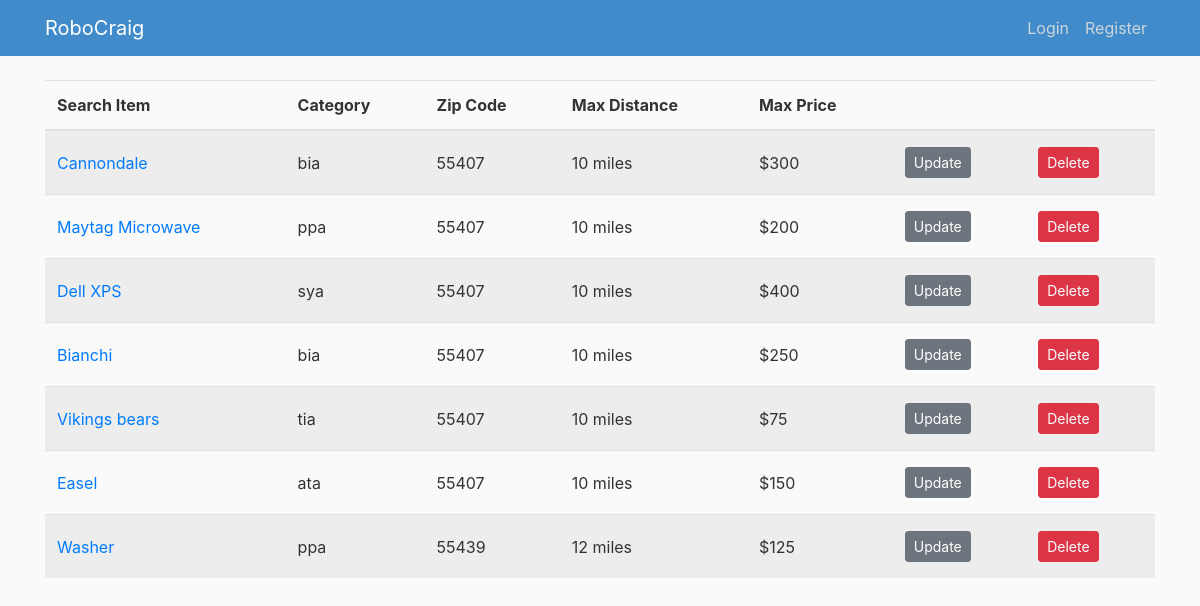
Page /home on the earlier database version.
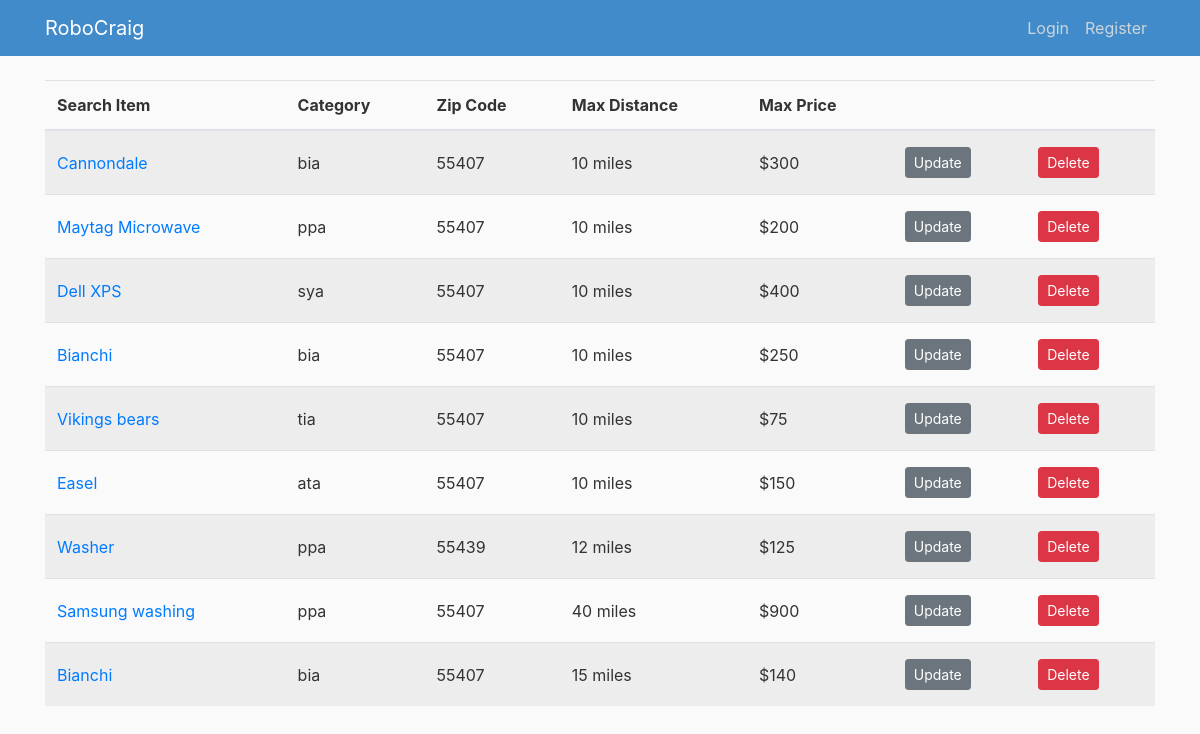
Same page on the later database version.
### RoboCraig/models.py (models this page shows, shortened)
class Searcher (db.Model):
    id = db.Column(db.Integer, primary_key=True)
    category = db.Column(db.String(20), nullable=False)
    search_term = db.Column(db.String(50), nullable=False)
    zip_code = db.Column(db.String(10), nullable=False)  #Might need this to be int, or validate to 5 digits
    max_distance = db.Column(db.String(10), nullable=False)
    max_price = db.Column(db.String(10), nullable=False)
    user_id = db.Column(db.Integer, db.ForeignKey('user.id'), nullable=False)       #This is making a reference to the user_id in the users table

### RoboCraig/routes.py (the view)
@app.route("/home")         #This route displays all saved searches from all users.  It is currently active, but will become inactive for the live project
def home_search():
    searches = Searcher.query.all()         #Does a query for all Searcher objects
    return render_template('home.html', searches=searches)

### RoboCraig/templates/home.html
{% extends "layout.html" %}
{% block content %}
        <table class="table table-striped">
            <thead>
                <tr>
                    <th scope="col">Search Item</th>
                    <th scope="col">Category</th>
                    <th scope="col">Zip Code</th>
                    <th scope="col">Max Distance</th>
                    <th scope="col">Max Price</th>
                    <th scope="col"></th>
                    <th scope="col"></th>
                </tr>
            </thead>
            <tbody>
            {% for search in searches %}
                <tr>
                    <td><a href="{{ url_for('search', search_id=search.id) }}">{{ search.search_term }}</a></td>
                    <td>{{ search.category}}</td>
                    <td>{{ search.zip_code }}</td>
                    <td>{{ search.max_distance }} miles</td>
                    <td>${{ search.max_price }}</td>
                    <td><a class="btn btn-secondary btn-sm mt-1 mb-1" href="{{ url_for('update_search', search_id = search.id) }}">Update</a></td>
                    <td>
                        <form action="{{ url_for('delete_search', search_id=search.id) }}" method="POST">
                            <input class="btn btn-danger btn-sm m-1" type = "submit" value="Delete">
                        </form>
                    </td>
                </tr>
            {% endfor %}
            </tbody>
        </table>
{% endblock content %}

### RoboCraig/templates/layout.html (shortened to what this page needs)
<!DOCTYPE html>
<html>
<head>
    <link rel="stylesheet" href="https://maxcdn.bootstrapcdn.com/bootstrap/4.0.0/css/bootstrap.min.css">
    <link rel="stylesheet" type="text/css" href="{{ url_for('static', filename='main.css') }}">
</head>
<body>
    <header class="site-header">
      <nav class="navbar navbar-expand-md navbar-dark bg-steel fixed-top">
        <div class="container">
          <a class="navbar-brand mr-4" href="/">RoboCraig</a>
          <div class="collapse navbar-collapse" id="navbarToggle">
            <div class="navbar-nav">
                {% if current_user.is_authenticated %}
                    <a class="nav-item nav-link navbar-brand" href="{{ url_for('account') }}">{{ username }}</a>
                    <a class="nav-item nav-link" href="{{ url_for('new_search') }}">New Search</a>
                    <a class="nav-item nav-link" href="{{ url_for('account') }}">Account</a>
                    <a class="nav-item nav-link" href="{{ url_for('logout') }}">Logout</a>
                {% else %}
                  <a class="nav-item nav-link" href="{{ url_for('login') }}">Login</a>
                  <a class="nav-item nav-link" href="{{ url_for('register') }}">Register</a>
                {% endif %}
            </div>
          </div>
        </div>
      </nav>
    </header>
    <main role="main" class="container">
      <div class="row">
        <div class="col-md-12">
          {% block content %}{% endblock %}
        </div>
      </div>
    </main>
</body>
</html>

### RoboCraig/static/main.css (style rules this page uses)
body { background: #fafafa; color: #333333; margin-top: 5rem; }
.bg-steel { background-color: #428bca; }
.site-header .navbar-nav .nav-link { color: #cbd5db; }
.table > tbody > tr > td { vertical-align: middle; }

Differences in the rows shown:
added Searcher: search_term "Samsung washing", category "ppa", zip_code "55407", max_distance "40", max_price "900"
added Searcher: search_term "Bianchi", category "bia", zip_code "55407", max_distance "15", max_price "140"
